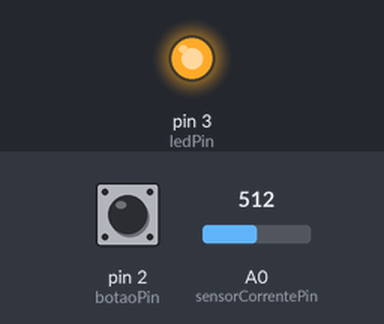
Simulated run of this sketch. Board: Arduino Uno, built with avr-gcc and run on an emulated ATmega328P. On the bench: output pins drawn as LEDs (lit = HIGH). The inputs (shaded band) are chosen by the test bench; at power-on: pin 2 (botaoPin) HIGH, A0 (sensorCorrentePin) = 512.

Above: at 1.2 s.
1.3 s: pin 2 (botaoPin) pulled LOW for 0.15 s
At 1.7 s:
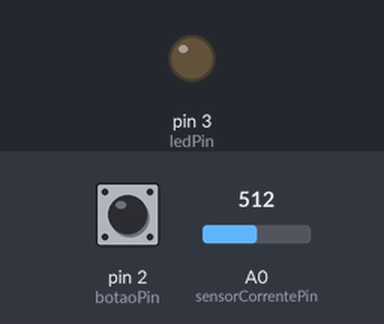
3.3 s: pin 2 (botaoPin) pulled LOW for 3.2 s
At 7.4 s:
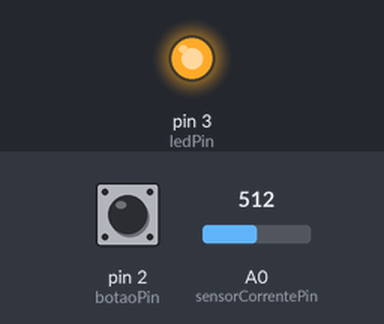
Timing chart, 0 to 8.9 s (numbered marks = the images above; inputs shaded):
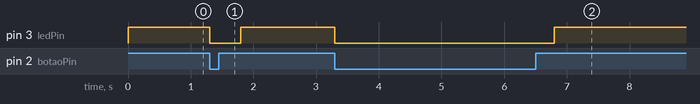

The sketch:

LumiGate_A_Ilumina__o_Inteligente_do_Lar.ino
```cpp
#include <Arduino.h>

// Constantes e variáveis globais
const int sensorCorrentePin = A0;  // Substitua pelo pino conectado ao sensor de corrente
const int botaoPin = 2;            // Substitua pelo pino conectado ao botão
const int ledPin = 3;              // Substitua pelo pino conectado ao relé ou MOSFET da fita de LED

bool estadoLed = false;            // Estado atual do LED (ligado/desligado)

void setup() {
  pinMode(sensorCorrentePin, INPUT);
  pinMode(botaoPin, INPUT_PULLUP);
  pinMode(ledPin, OUTPUT);

  digitalWrite(ledPin, LOW);       // Inicia com a fita de LED desligada
}

void loop() {
  verificarMotorPortao();
  verificarBotao();
}

void verificarMotorPortao() {
  int valorSensor = analogRead(sensorCorrentePin);
  if (valorSensor > 500) {  // Ajuste esse valor conforme a calibração do seu sensor
    acenderLed();
  }
}

void verificarBotao() {
  if (digitalRead(botaoPin) == LOW) {  // Verifica se o botão foi pressionado
    estadoLed = !estadoLed;            // Alterna o estado do LED
    digitalWrite(ledPin, estadoLed);   // Atualiza o estado do LED
    delay(500);                        // Debounce para evitar leituras múltiplas
  }
}

void acenderLed() {
  if (!estadoLed) {                    // Verifica se o LED já está ligado
    digitalWrite(ledPin, HIGH);        // Liga o LED
    estadoLed = true;
  }
}
```

Measured:
- after the input at 1.3 s, pin 3 (ledPin): HIGH → LOW at once, → HIGH 0.50 s later
- after the input at 3.3 s, pin 3 (ledPin): HIGH → LOW at once, → HIGH 3.5 s later
